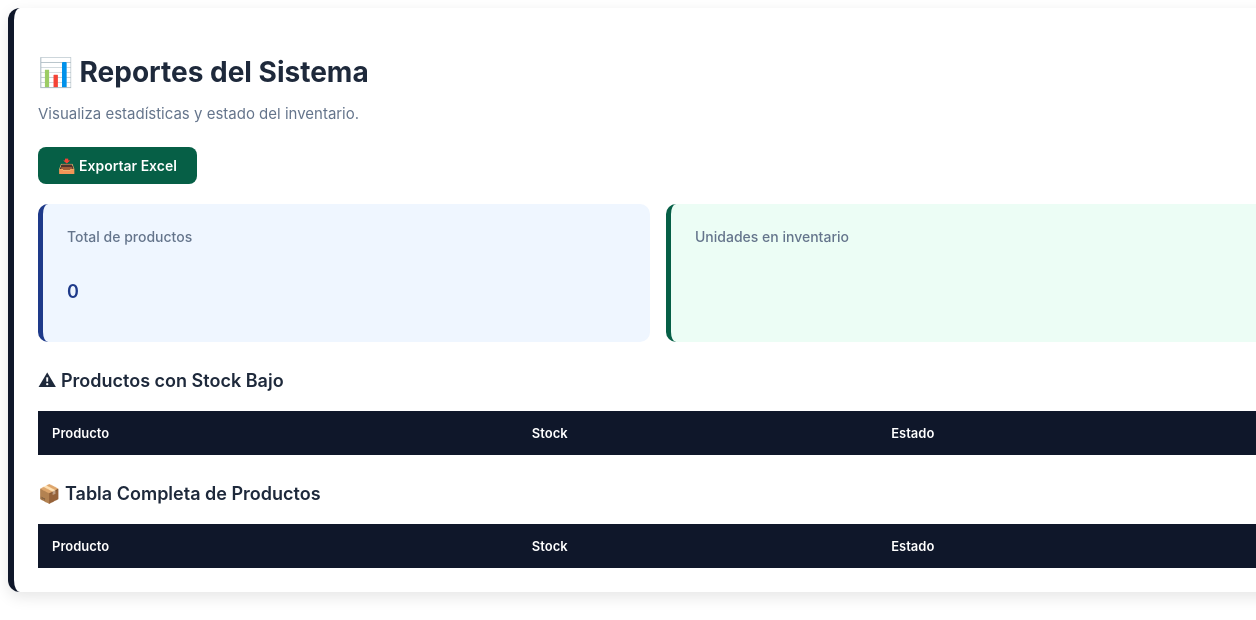
Before: /admin/admin_reportes.php with the older database file.
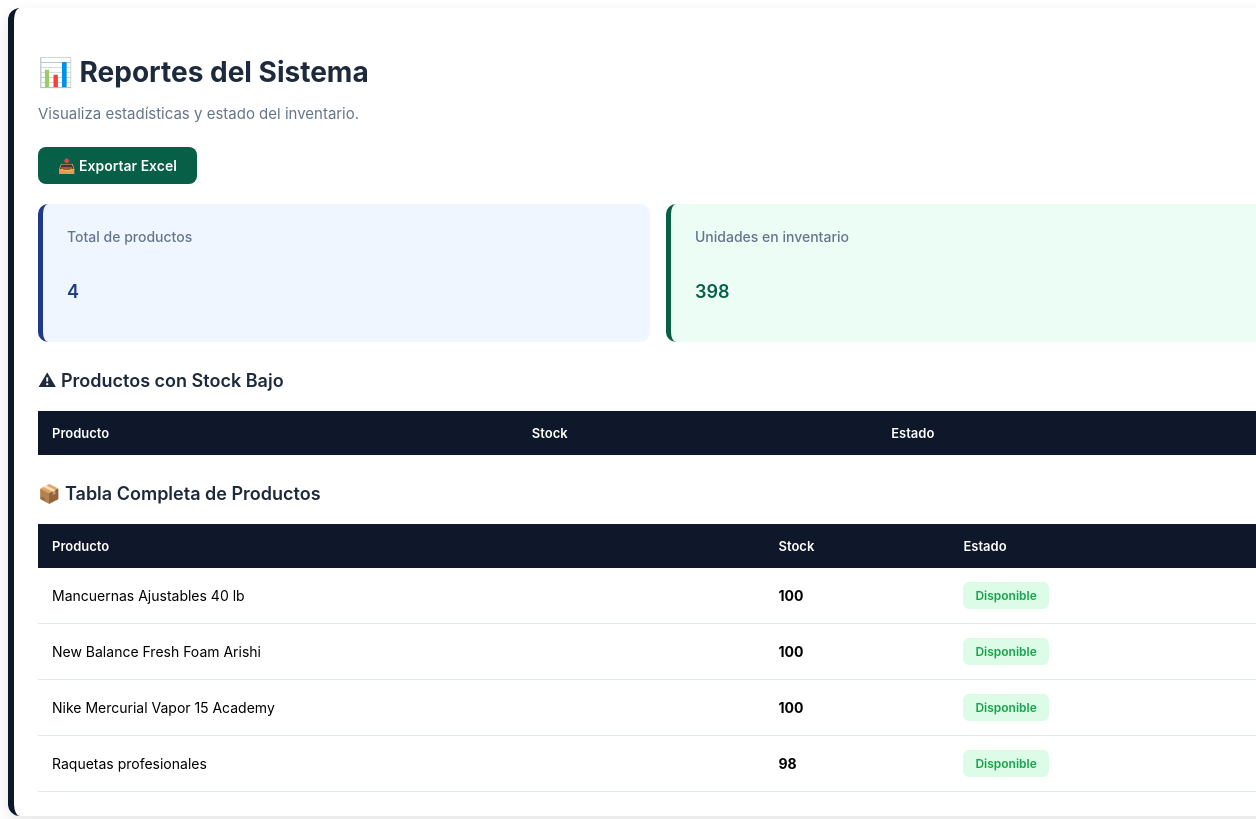
After: the same page with the newer database file.
### tables this page shows
CREATE TABLE `productos` (
  `id_producto` int(11) NOT NULL AUTO_INCREMENT,
  `codigo` varchar(50) DEFAULT NULL,
  `nombre` varchar(100) NOT NULL,
  `descripcion` text DEFAULT NULL,
  `precio` decimal(10,2) NOT NULL,
  `precio_costo` decimal(10,2) DEFAULT 0.00,
  `stock` int(11) DEFAULT 0,
  `estado` enum('disponible','agotado') DEFAULT 'disponible',
  `fecha_creacion` timestamp NOT NULL DEFAULT current_timestamp(),
  `id_categoria` int(11) NOT NULL,
  `id_marca` int(11) NOT NULL,
  `precio_descuento` decimal(10,2) DEFAULT NULL,
  `en_oferta` tinyint(1) DEFAULT 0,
  `fecha_inicio_oferta` date DEFAULT NULL,
  `fecha_fin_oferta` date DEFAULT NULL,
  PRIMARY KEY (`id_producto`),
  UNIQUE KEY `codigo` (`codigo`),
  KEY `id_categoria` (`id_categoria`),
  KEY `id_marca` (`id_marca`),
  CONSTRAINT `productos_ibfk_1` FOREIGN KEY (`id_categoria`) REFERENCES `categorias` (`id_categoria`),
  CONSTRAINT `productos_ibfk_2` FOREIGN KEY (`id_marca`) REFERENCES `marcas` (`id_marca`)
);

### admin/admin_reportes.php (the view, shortened to what this page needs)
<?php
include("../core/conexion.php");
$totalProductos = $conexion->query("
SELECT COUNT(*) as total
FROM productos
");
$row1 = $totalProductos->fetch_assoc();
$totalStock = $conexion->query("
SELECT SUM(stock) as total
FROM productos
");
$row2 = $totalStock->fetch_assoc();
$consultaProductos = "
SELECT *
FROM productos
ORDER BY nombre ASC
";
$resultadoProductos = $conexion->query($consultaProductos);
?>
<div class="contenedor-reportes">
<h2>📊 Reportes del Sistema</h2>
<p>Visualiza estadísticas y estado del inventario.</p>
<a href="exportar_excel.php">
<button class="boton-exportar">
📥 Exportar Excel
</button>
</a>
<div class="stats-grid">
<div class="stat-card blue">
<p>Total de productos</p>
<h3><?php echo $row1['total']; ?></h3>
</div>
<div class="stat-card green">
<p>Unidades en inventario</p>
<h3><?php echo $row2['total']; ?></h3>
</div>
</div>
<h3>⚠ Productos con Stock Bajo</h3>
<table>
<thead>
<tr>
<th>Producto</th>
<th>Stock</th>
<th>Estado</th>
</tr>
</thead>
</table>
<h3>📦 Tabla Completa de Productos</h3>
<table>
<thead>
<tr>
<th>Producto</th>
<th>Stock</th>
<th>Estado</th>
</tr>
</thead>
<tbody>
<?php while($row = $resultadoProductos->fetch_assoc()){ ?>
<tr>
<td><?php echo $row['nombre']; ?></td>
<td><strong><?php echo $row['stock']; ?></strong></td>
<td>
<?php
if($row['stock'] < 5){
echo '<span class="stock-bajo">Stock Bajo</span>';
}else{
echo '<span class="disponible">Disponible</span>';
}
?>
</td>
</tr>
<?php } ?>
</tbody>
</table>
</div>

### admin/admin_reportes.php (style rules this page uses)
* { font-family: 'Inter', sans-serif; }
.contenedor-reportes { background:white; padding:24px; border-radius:12px; border-left:6px solid #0f172a; box-shadow:0px 5px 15px rgba(0,0,0,0.1); width:100%; }
.contenedor-reportes h2 { font-size:28px; font-weight:bold; margin-bottom:6px; color:#1e293b; display:flex; align-items:center; gap:12px; }
.contenedor-reportes p { color:#64748b; margin-bottom:24px; font-size:15px; }
.stats-grid { display:grid; grid-template-columns:repeat(auto-fit,minmax(200px,1fr)); gap:16px; margin-bottom:28px; }
.stat-card { padding:24px; border-radius:10px; display:flex; flex-direction:column; }
.stat-card.blue { background:#eff6ff; border-left:5px solid #1e3a8a; }
.stat-card.green { background:#ecfdf5; border-left:5px solid #065f46; }
.stat-card p { font-size:14px; font-weight:500; margin:0 0 8px 0; }
.stat-card h3 { font-size:28px; font-weight:bold; margin:0; }
.stat-card.blue h3 { color:#1e3a8a; }
.stat-card.green h3 { color:#065f46; }
.contenedor-reportes h3 { margin:28px 0 16px 0; font-size:18px; font-weight:600; color:#1e293b; display:flex; align-items:center; gap:10px; }
.contenedor-reportes table { width:100%; border-collapse:collapse; margin-top:20px; }
.contenedor-reportes table th { background:#0f172a; color:white; padding:14px; text-align:left; font-weight:600; font-size:13px; }
.contenedor-reportes table td { padding:14px; border-bottom:1px solid #e2e8f0; font-size:14px; }
.disponible { background:#dcfce7; color:#16a34a; padding:6px 12px; border-radius:6px; font-size:12px; font-weight:600; display:inline-block; }
.boton-exportar { background:#065f46; color:white; padding:10px 20px; border:none; border-radius:8px; cursor:pointer; font-weight:600; font-size:14px; display:inline-flex; align-items:center; gap:8px; transition:all 0.3s; margin-bottom:20px; }

Changed rows visible on the page:
added productos: nombre "Mancuernas Ajustables 40 lb", stock "100", shows "Disponible"
added productos: nombre "New Balance Fresh Foam Arishi", stock "100", shows "Disponible"
added productos: nombre "Nike Mercurial Vapor 15 Academy", stock "100", shows "Disponible"
added productos: nombre "Raquetas profesionales", stock "98", shows "Disponible"
Other visible differences:
$row1['total']: "0" → "4"
$row2['total']: (not shown) → "398"
